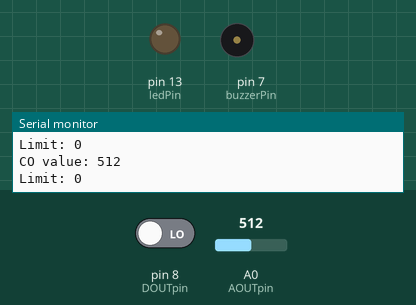
A sketch run on a simulated Arduino Uno, built with avr-gcc and run on an emulated ATmega328P. Parts: output pins drawn as LEDs (lit = HIGH), buzzer (waves = sounding), the last lines printed to the serial monitor. The inputs (shaded band) are chosen by the test bench; at power-on: pin 8 (DOUTpin) LOW, A0 (AOUTpin) = 512.

Above: at 1.2 s.
1.3 s: pin 8 (DOUTpin) driven HIGH
At 1.5 s:
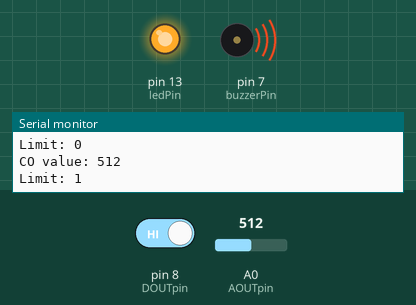
4.3 s: pin 8 (DOUTpin) driven LOW
At 4.5 s:
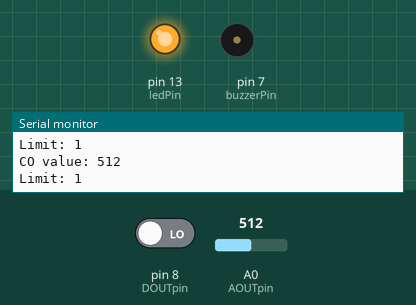
Timing chart, 0 to 7.3 s (numbered marks = the images above; inputs shaded):
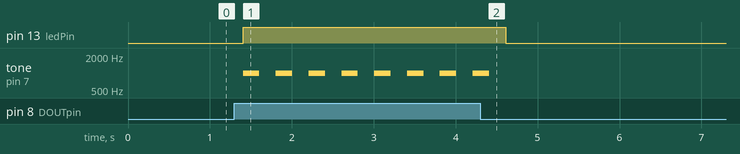

Measured:
- after the input at 1.3 s, pin 13 (ledPin): LOW → HIGH after 0.10 s; tone on pin 7 (buzzerPin): alternates 1000 Hz for 0.20 s and silent for 0.20 s, starting after 0.10 s
- after the input at 4.3 s, pin 13 (ledPin): HIGH → LOW after 0.31 s; tone on pin 7 (buzzerPin): goes on until 4.4 s, then stays silent

The sketch:

_codetect.ino
```cpp
//working code for buildinq co detector
const int AOUTpin = A0;   // CO sensor analog output to A0
const int DOUTpin = 8;    // CO sensor digital output to D8
const int ledPin = 13;    // LED to pin D13
const int buzzerPin = 7;  // Buzzer connected to pin D7

int limit;
int value;

void setup() {
  Serial.begin(115200);          // Set baud rate for Serial Monitor
  pinMode(DOUTpin, INPUT);       // CO sensor digital pin
  pinMode(ledPin, OUTPUT);       // LED output
  pinMode(buzzerPin, OUTPUT);    // Buzzer output
}

void loop() {
  value = analogRead(AOUTpin);   // Read analog value from CO sensor
  limit = digitalRead(DOUTpin);  // Read digital alert level

  Serial.print("CO value: ");
  Serial.println(value);
  Serial.print("Limit: ");
  Serial.println(limit);

  if (limit == HIGH) {
    digitalWrite(ledPin, HIGH);   // Turn on LED
    tone(buzzerPin, 1000);        // Turn on buzzer (1 kHz)
    delay(200);                   // Beep duration
    noTone(buzzerPin);            // Turn off buzzer
    delay(200);                   // Pause before next beep
  } else {
    digitalWrite(ledPin, LOW);    // Turn off LED
    noTone(buzzerPin);            // Ensure buzzer is off
    delay(200);                   // Still add a small delay
  }
}
```
